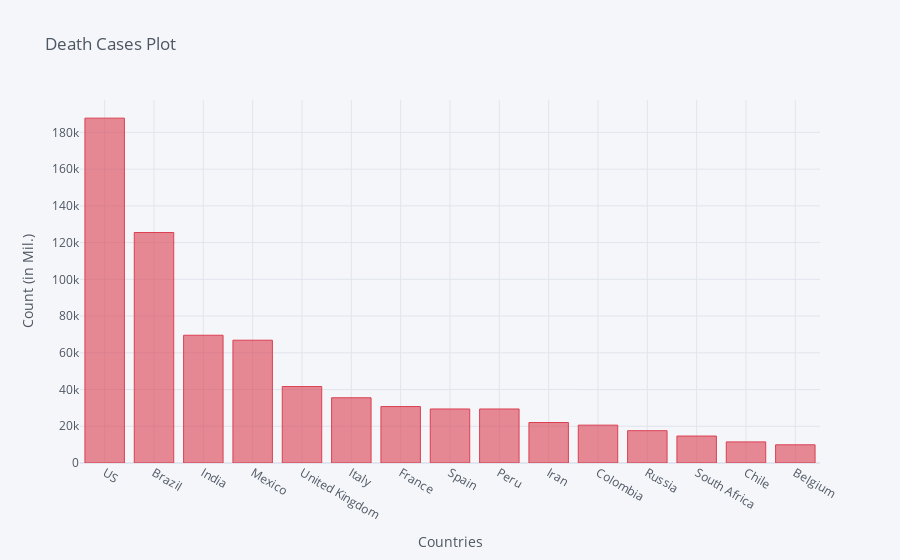

Notebook code for this chart:
### Code cell
death_df2_plot.iplot(kind='bar', x='Country/Region', y='9/4/20',color='red',
                    title='Death Cases Plot',xTitle='Countries',yTitle='Count (in Mil.)')

### Figure 1 — Plotly figure (JSON) as saved in the notebook; plotly's stock layout.template omitted (floating-point values rounded to 4 significant figures)
{"data": [{"marker": {"color": "rgba(219, 64, 82, 0.6)", "line": {"color": "rgba(219, 64, 82, 1.0)", "width": 1}}, "name": "9/4/20", "orientation": "v", "text": "", "type": "bar", "x": ["US", "Brazil", "India", "Mexico", "United Kingdom", "Italy", "France", "Spain", "Peru", "Iran", "Colombia", "Russia", "South Africa", "Chile", "Belgium"], "y": [187755, 125502, 69561, 66851, 41626, 35518, 30730, 29418, 29405, 22044, 20618, 17598, 14678, 11494, 9901]}], "layout": {"legend": {"bgcolor": "#F5F6F9", "font": {"color": "#4D5663"}}, "paper_bgcolor": "#F5F6F9", "plot_bgcolor": "#F5F6F9", "title": {"font": {"color": "#4D5663"}, "text": "Death Cases Plot"}, "xaxis": {"gridcolor": "#E1E5ED", "showgrid": true, "tickfont": {"color": "#4D5663"}, "title": {"font": {"color": "#4D5663"}, "text": "Countries"}, "zerolinecolor": "#E1E5ED"}, "yaxis": {"gridcolor": "#E1E5ED", "showgrid": true, "tickfont": {"color": "#4D5663"}, "title": {"font": {"color": "#4D5663"}, "text": "Count (in Mil.)"}, "zerolinecolor": "#E1E5ED"}}}
